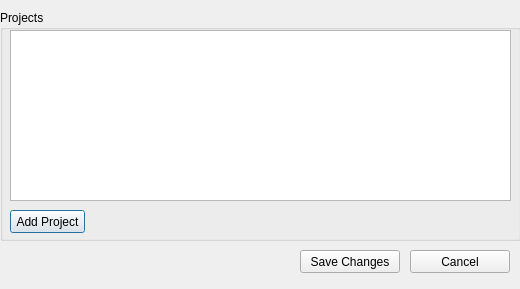
<?xml version="1.0" encoding="UTF-8"?>
<ui version="4.0">
 <class>projectsDialog</class>
 <widget class="QDialog" name="projectsDialog">
  <property name="geometry">
   <rect>
    <x>0</x>
    <y>0</y>
    <width>520</width>
    <height>289</height>
   </rect>
  </property>
  <property name="windowTitle">
   <string>Edit Projects</string>
  </property>
  <property name="windowIcon">
   <iconset resource="resources.qrc">
    <normaloff>:/podbicon.png</normaloff>:/podbicon.png</iconset>
  </property>
  <widget class="QGroupBox" name="projectsGroupBox">
   <property name="geometry">
    <rect>
     <x>0</x>
     <y>10</y>
     <width>521</width>
     <height>231</height>
    </rect>
   </property>
   <property name="title">
    <string>Projects</string>
   </property>
   <widget class="QTableView" name="tableView">
    <property name="geometry">
     <rect>
      <x>10</x>
      <y>20</y>
      <width>501</width>
      <height>171</height>
     </rect>
    </property>
   </widget>
   <widget class="QPushButton" name="addRowPushButton">
    <property name="geometry">
     <rect>
      <x>10</x>
      <y>200</y>
      <width>75</width>
      <height>23</height>
     </rect>
    </property>
    <property name="toolTip">
     <string>Add a new project to the table</string>
    </property>
    <property name="text">
     <string>Add Project</string>
    </property>
   </widget>
  </widget>
  <widget class="QPushButton" name="savePushButton">
   <property name="geometry">
    <rect>
     <x>300</x>
     <y>250</y>
     <width>100</width>
     <height>23</height>
    </rect>
   </property>
   <property name="sizePolicy">
    <sizepolicy hsizetype="Minimum" vsizetype="Fixed">
     <horstretch>0</horstretch>
     <verstretch>0</verstretch>
    </sizepolicy>
   </property>
   <property name="toolTip">
    <string>Save changes and close the dialog</string>
   </property>
   <property name="text">
    <string>Save Changes</string>
   </property>
  </widget>
  <widget class="QPushButton" name="cancelPushButton">
   <property name="geometry">
    <rect>
     <x>410</x>
     <y>250</y>
     <width>100</width>
     <height>23</height>
    </rect>
   </property>
   <property name="sizePolicy">
    <sizepolicy hsizetype="Minimum" vsizetype="Fixed">
     <horstretch>0</horstretch>
     <verstretch>0</verstretch>
    </sizepolicy>
   </property>
   <property name="toolTip">
    <string>Close the dialog, discarding any changes</string>
   </property>
   <property name="text">
    <string>Cancel</string>
   </property>
  </widget>
 </widget>
 <resources>
  <include location="resources.qrc"/>
 </resources>
 <connections/>
</ui>
